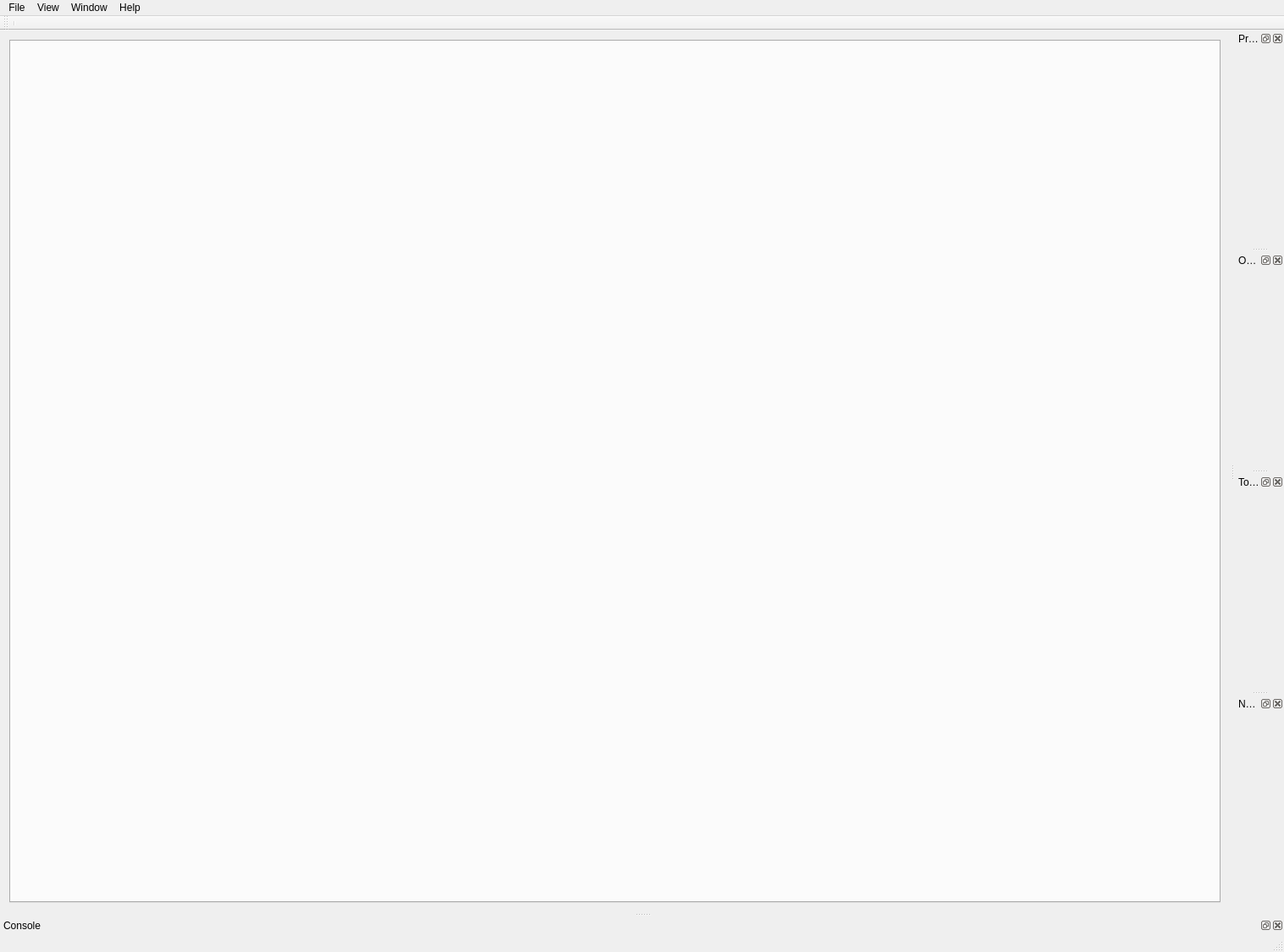
<?xml version="1.0" encoding="UTF-8"?>
<ui version="4.0">
 <class>MainWindow</class>
 <widget class="QMainWindow" name="MainWindow">
  <property name="geometry">
   <rect>
    <x>0</x>
    <y>0</y>
    <width>1517</width>
    <height>1125</height>
   </rect>
  </property>
  <property name="windowTitle">
   <string>Screep Studio</string>
  </property>
  <property name="dockOptions">
   <set>QMainWindow::AllowNestedDocks|QMainWindow::AllowTabbedDocks|QMainWindow::AnimatedDocks</set>
  </property>
  <widget class="QWidget" name="centralWidget">
   <layout class="QVBoxLayout" name="verticalLayout">
    <item>
     <widget class="QTabWidget" name="tabWidget">
      <property name="currentIndex">
       <number>-1</number>
      </property>
      <property name="documentMode">
       <bool>false</bool>
      </property>
      <property name="tabsClosable">
       <bool>true</bool>
      </property>
      <property name="movable">
       <bool>true</bool>
      </property>
     </widget>
    </item>
   </layout>
  </widget>
  <widget class="QMenuBar" name="menuBar">
   <property name="geometry">
    <rect>
     <x>0</x>
     <y>0</y>
     <width>1517</width>
     <height>24</height>
    </rect>
   </property>
   <widget class="QMenu" name="menuFile">
    <property name="title">
     <string>File</string>
    </property>
    <addaction name="actionOpen"/>
    <addaction name="separator"/>
    <addaction name="actionExit"/>
   </widget>
   <widget class="QMenu" name="menuView">
    <property name="title">
     <string>View</string>
    </property>
    <addaction name="actionZoomIn"/>
    <addaction name="actionZoomOut"/>
    <addaction name="separator"/>
    <addaction name="actionShowGrid"/>
   </widget>
   <widget class="QMenu" name="menuHelp">
    <property name="title">
     <string>Help</string>
    </property>
   </widget>
   <widget class="QMenu" name="menuWindow">
    <property name="title">
     <string>Window</string>
    </property>
   </widget>
   <addaction name="menuFile"/>
   <addaction name="menuView"/>
   <addaction name="menuWindow"/>
   <addaction name="menuHelp"/>
  </widget>
  <widget class="QToolBar" name="mainToolBar">
   <property name="windowTitle">
    <string>Toolbar</string>
   </property>
   <attribute name="toolBarArea">
    <enum>TopToolBarArea</enum>
   </attribute>
   <attribute name="toolBarBreak">
    <bool>false</bool>
   </attribute>
   <addaction name="separator"/>
  </widget>
  <widget class="QStatusBar" name="statusBar"/>
  <widget class="QDockWidget" name="consoleDockWidget">
   <property name="allowedAreas">
    <set>Qt::BottomDockWidgetArea|Qt::TopDockWidgetArea</set>
   </property>
   <property name="windowTitle">
    <string>Console</string>
   </property>
   <attribute name="dockWidgetArea">
    <number>8</number>
   </attribute>
   <widget class="ConsoleWidget" name="consoleWidget"/>
  </widget>
  <widget class="QDockWidget" name="propertiesDockWidget">
   <property name="allowedAreas">
    <set>Qt::LeftDockWidgetArea|Qt::RightDockWidgetArea</set>
   </property>
   <property name="windowTitle">
    <string>Properties</string>
   </property>
   <attribute name="dockWidgetArea">
    <number>2</number>
   </attribute>
   <widget class="PropertiesWidget" name="propertiesWidget"/>
  </widget>
  <widget class="QDockWidget" name="inspectorDockWidget">
   <property name="allowedAreas">
    <set>Qt::LeftDockWidgetArea|Qt::RightDockWidgetArea</set>
   </property>
   <property name="windowTitle">
    <string>Object Inspector</string>
   </property>
   <attribute name="dockWidgetArea">
    <number>2</number>
   </attribute>
   <widget class="InspectorWidget" name="inspectorWidget"/>
  </widget>
  <widget class="QDockWidget" name="toolBoxDockWidget">
   <property name="allowedAreas">
    <set>Qt::BottomDockWidgetArea|Qt::LeftDockWidgetArea|Qt::RightDockWidgetArea</set>
   </property>
   <property name="windowTitle">
    <string>Toolbox</string>
   </property>
   <attribute name="dockWidgetArea">
    <number>2</number>
   </attribute>
   <widget class="ToolboxWidget" name="toolBoxWidget"/>
  </widget>
  <widget class="QDockWidget" name="invasionDockWidget">
   <property name="allowedAreas">
    <set>Qt::LeftDockWidgetArea|Qt::RightDockWidgetArea</set>
   </property>
   <property name="windowTitle">
    <string>NPC Invasion</string>
   </property>
   <attribute name="dockWidgetArea">
    <number>2</number>
   </attribute>
   <widget class="InvasionWidget" name="invasionWidget"/>
  </widget>
  <action name="actionShowGrid">
   <property name="checkable">
    <bool>true</bool>
   </property>
   <property name="icon">
    <iconset resource="Resources.qrc">
     <normaloff>:/assets/images/grid.svg</normaloff>:/assets/images/grid.svg</iconset>
   </property>
   <property name="text">
    <string>Show Grid</string>
   </property>
   <property name="shortcut">
    <string>Ctrl+G</string>
   </property>
  </action>
  <action name="actionZoomIn">
   <property name="icon">
    <iconset resource="Resources.qrc">
     <normaloff>:/assets/images/zoom-in.svg</normaloff>:/assets/images/zoom-in.svg</iconset>
   </property>
   <property name="text">
    <string>Zoom In</string>
   </property>
   <property name="shortcut">
    <string>Ctrl++</string>
   </property>
  </action>
  <action name="actionZoomOut">
   <property name="icon">
    <iconset resource="Resources.qrc">
     <normaloff>:/assets/images/zoom-out.svg</normaloff>:/assets/images/zoom-out.svg</iconset>
   </property>
   <property name="text">
    <string>Zoom Out</string>
   </property>
   <property name="shortcut">
    <string>Ctrl+-</string>
   </property>
  </action>
  <action name="actionOpen">
   <property name="icon">
    <iconset resource="Resources.qrc">
     <normaloff>:/assets/images/world.svg</normaloff>:/assets/images/world.svg</iconset>
   </property>
   <property name="text">
    <string>Open</string>
   </property>
   <property name="shortcut">
    <string>Ctrl+O</string>
   </property>
  </action>
  <action name="actionExit">
   <property name="text">
    <string>Exit</string>
   </property>
   <property name="toolTip">
    <string>Exit</string>
   </property>
   <property name="shortcut">
    <string>Ctrl+Q</string>
   </property>
  </action>
 </widget>
 <layoutdefault spacing="6" margin="11"/>
 <customwidgets>
  <customwidget>
   <class>ConsoleWidget</class>
   <extends>QWidget</extends>
   <header>./widgets/ConsoleWidget.h</header>
   <container>1</container>
  </customwidget>
  <customwidget>
   <class>PropertiesWidget</class>
   <extends>QWidget</extends>
   <header>./widgets/PropertiesWidget.h</header>
   <container>1</container>
  </customwidget>
  <customwidget>
   <class>InspectorWidget</class>
   <extends>QWidget</extends>
   <header>./widgets/InspectorWidget.h</header>
   <container>1</container>
  </customwidget>
  <customwidget>
   <class>ToolboxWidget</class>
   <extends>QWidget</extends>
   <header>./widgets/ToolboxWidget.h</header>
   <container>1</container>
  </customwidget>
  <customwidget>
   <class>InvasionWidget</class>
   <extends>QWidget</extends>
   <header>./widgets/InvasionWidget.h</header>
   <container>1</container>
  </customwidget>
 </customwidgets>
 <resources>
  <include location="Resources.qrc"/>
 </resources>
 <connections/>
 <slots>
  <slot>onScaleChanged(int)</slot>
  <slot>showGrid(bool)</slot>
  <slot>roomChanged(QString)</slot>
 </slots>
</ui>
